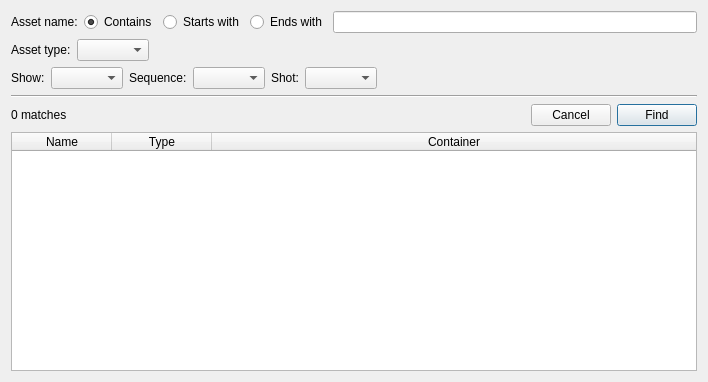
<?xml version="1.0" encoding="UTF-8"?>
<ui version="4.0">
 <class>Dialog</class>
 <widget class="QDialog" name="Dialog">
  <property name="geometry">
   <rect>
    <x>0</x>
    <y>0</y>
    <width>708</width>
    <height>382</height>
   </rect>
  </property>
  <property name="windowTitle">
   <string>Find Asset</string>
  </property>
  <layout class="QVBoxLayout" name="verticalLayout">
   <item>
    <layout class="QHBoxLayout" name="horizontalLayout_3">
     <item>
      <widget class="QLabel" name="label_2">
       <property name="text">
        <string>Asset name:</string>
       </property>
      </widget>
     </item>
     <item>
      <widget class="QRadioButton" name="RDO_contains">
       <property name="text">
        <string>Contains</string>
       </property>
       <property name="checked">
        <bool>true</bool>
       </property>
      </widget>
     </item>
     <item>
      <widget class="QRadioButton" name="RDO_starts">
       <property name="text">
        <string>Starts with</string>
       </property>
      </widget>
     </item>
     <item>
      <widget class="QRadioButton" name="RDO_ends">
       <property name="text">
        <string>Ends with</string>
       </property>
      </widget>
     </item>
     <item>
      <widget class="QLineEdit" name="LNE_string"/>
     </item>
    </layout>
   </item>
   <item>
    <layout class="QHBoxLayout" name="horizontalLayout_2">
     <item>
      <widget class="QLabel" name="label">
       <property name="text">
        <string>Asset type:</string>
       </property>
      </widget>
     </item>
     <item>
      <widget class="QComboBox" name="CMB_type"/>
     </item>
     <item>
      <spacer name="horizontalSpacer_2">
       <property name="orientation">
        <enum>Qt::Horizontal</enum>
       </property>
       <property name="sizeHint" stdset="0">
        <size>
         <width>40</width>
         <height>20</height>
        </size>
       </property>
      </spacer>
     </item>
    </layout>
   </item>
   <item>
    <layout class="QHBoxLayout" name="horizontalLayout_4">
     <item>
      <widget class="QLabel" name="label_3">
       <property name="text">
        <string>Show:</string>
       </property>
      </widget>
     </item>
     <item>
      <widget class="QComboBox" name="CMB_show"/>
     </item>
     <item>
      <widget class="QLabel" name="label_4">
       <property name="text">
        <string>Sequence:</string>
       </property>
      </widget>
     </item>
     <item>
      <widget class="QComboBox" name="CMB_seq"/>
     </item>
     <item>
      <widget class="QLabel" name="label_5">
       <property name="text">
        <string>Shot:</string>
       </property>
      </widget>
     </item>
     <item>
      <widget class="QComboBox" name="CMB_shot"/>
     </item>
     <item>
      <spacer name="horizontalSpacer_3">
       <property name="orientation">
        <enum>Qt::Horizontal</enum>
       </property>
       <property name="sizeHint" stdset="0">
        <size>
         <width>40</width>
         <height>20</height>
        </size>
       </property>
      </spacer>
     </item>
    </layout>
   </item>
   <item>
    <widget class="Line" name="line">
     <property name="orientation">
      <enum>Qt::Horizontal</enum>
     </property>
    </widget>
   </item>
   <item>
    <layout class="QHBoxLayout" name="horizontalLayout">
     <item>
      <widget class="QLabel" name="LBL_status">
       <property name="text">
        <string>0 matches</string>
       </property>
      </widget>
     </item>
     <item>
      <spacer name="horizontalSpacer">
       <property name="orientation">
        <enum>Qt::Horizontal</enum>
       </property>
       <property name="sizeHint" stdset="0">
        <size>
         <width>40</width>
         <height>20</height>
        </size>
       </property>
      </spacer>
     </item>
     <item>
      <widget class="QPushButton" name="BTN_cancel">
       <property name="text">
        <string>Cancel</string>
       </property>
       <property name="autoDefault">
        <bool>false</bool>
       </property>
      </widget>
     </item>
     <item>
      <widget class="QPushButton" name="BTN_find">
       <property name="text">
        <string>Find</string>
       </property>
       <property name="autoDefault">
        <bool>false</bool>
       </property>
       <property name="default">
        <bool>true</bool>
       </property>
      </widget>
     </item>
    </layout>
   </item>
   <item>
    <widget class="QTableWidget" name="TBL_found">
     <property name="selectionMode">
      <enum>QAbstractItemView::SingleSelection</enum>
     </property>
     <property name="selectionBehavior">
      <enum>QAbstractItemView::SelectRows</enum>
     </property>
     <property name="sortingEnabled">
      <bool>true</bool>
     </property>
     <attribute name="horizontalHeaderStretchLastSection">
      <bool>true</bool>
     </attribute>
     <column>
      <property name="text">
       <string>Name</string>
      </property>
     </column>
     <column>
      <property name="text">
       <string>Type</string>
      </property>
     </column>
     <column>
      <property name="text">
       <string>Container</string>
      </property>
     </column>
    </widget>
   </item>
  </layout>
 </widget>
 <resources/>
 <connections/>
</ui>
